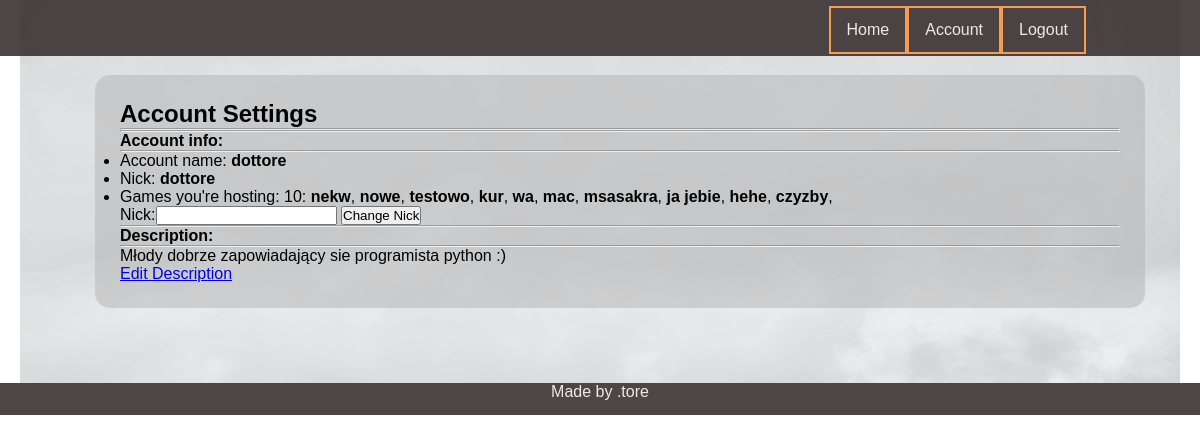
Page /player/account/dottore=pusty (signed in) on the earlier database version.
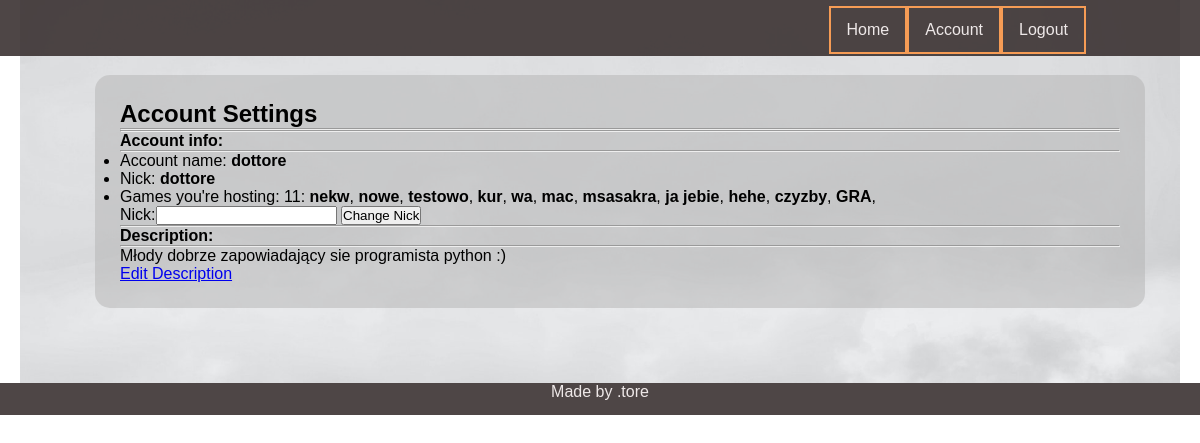
Same page on the later database version.
### game/models.py (models this page shows, shortened)
class Game(models.Model):
    name = models.CharField(max_length=150)
    host = models.CharField(max_length=10)
    is_played = models.BooleanField(default=False)
    max_players = models.IntegerField(default=4)
    who_is_ready = models.ManyToManyField(Player, related_name="guys_ready", blank=True)
    who_is_playing = models.ManyToManyField(Player, related_name="guys_playing", blank=True)
    turn = models.IntegerField(default=1)
    turn_of_player = models.ForeignKey(Player, on_delete=models.CASCADE, related_name='czyja_tura', blank=True,
                                       null=True)

### player/views.py (the view)
# urls.py: path('account/<str:acc>=<str:notif>', account, name="player_account"),
@login_required
def account(request, acc, notif):
    usr =request.user
    player = Player.objects.get(parent=usr.username)
    form = ChangeNick
    hs = Game.objects.filter(host=player.nick)
    hs_nr = hs.count()
    noti = Notification.objects.get(name=notif)
    desc = player.description
    args = {'player':player,'form':form, 'games':hs, 'games_nr':hs_nr,'notification':noti.note, 'description':desc}
    return render(request, 'player/player_account.html', args)

### player/models.py (called while the page is built)
    def __str__(self):
        return self.nick

### templates/player/player_account.html (shortened to what this page needs)
{% extends 'base.html' %}
{% block content %}
<h1>Account Settings</h1>
<hr>
<hr>
<div class = 'jumbotron'>
    <h4>Account info:</h4>
    <hr>
    <ul>
        <li>Account name:<strong> {{user.username}}</strong></li>
        <li>Nick: <strong>{{player}}</strong></li>
        <li>
            Games you're hosting: {{games_nr}}: {% for g in games %}
            <strong>{{g.name}}</strong>,
            {% endfor %}
        </li>
        <form method ="POST" action = '{% url 'change_nick' %}'>
{{form}}
    <button type = 'submit' name="create" value = 'ok'>Change Nick</button>
       </form>
    </ul>
    <hr>
    <h4> Description:</h4>
    <hr>
    <p>
        {{description}}
    </p>
    <a href='{% url "edit_description" user.username%}'>Edit Description</a>
</div>
</div>
{% endblock %}

Differences in the rows shown:
added Game: name "GRA"
Other differences:
{{ games_nr }}: "10" → "11"
